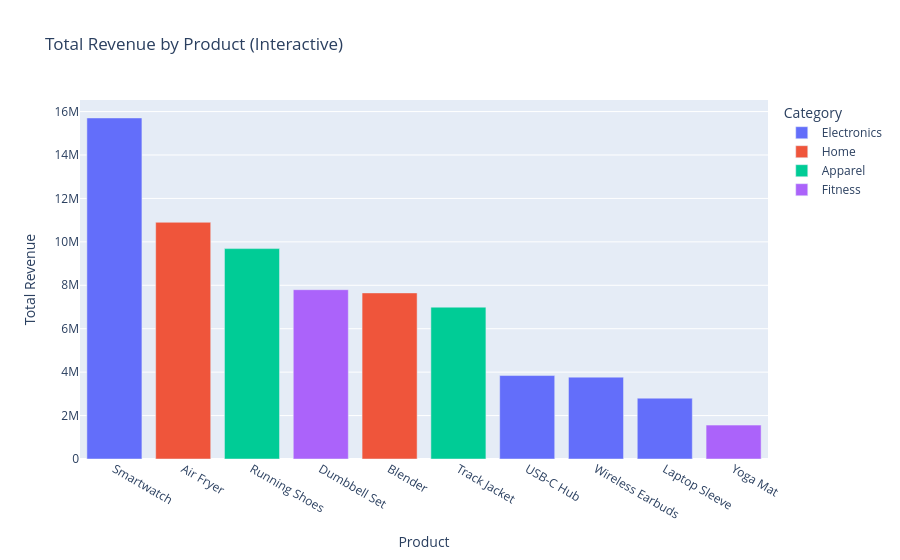

The cell this chart's notebook holds for it:
### Code cell
# --- 1b. INTERACTIVE chart ---
import plotly.express as px

# TODO 1: Group by product and calculate total revenue
# Also keep the category for hover information
revenue_by_product_cat = sales_df.groupby("product").agg(
    revenue=("revenue", "sum"),
    category=("category", "first")
).reset_index()

# TODO 2: Sort by revenue in descending order
revenue_by_product_cat = revenue_by_product_cat.sort_values(
    "revenue", ascending=False
)

# TODO 3: Create interactive bar chart
fig = px.bar(
    revenue_by_product_cat,
    x="product",
    y="revenue",
    color="category",
    hover_data=["revenue", "category"],
    title="Total Revenue by Product (Interactive)",
    labels={
        "product": "Product",
        "revenue": "Total Revenue",
        "category": "Category"
    },
    category_orders={
        "product": revenue_by_product_cat["product"].tolist()
    }
)

# Display chart
fig.show()

### Figure 1 — Plotly figure (JSON) as saved in the notebook; plotly's stock layout.template omitted (floating-point values rounded to 4 significant figures)
{"data": [{"customdata": [["Electronics"], ["Electronics"], ["Electronics"], ["Electronics"]], "hovertemplate": "Category=%{customdata[0]}<br>Product=%{x}<br>Total Revenue=%{y}<extra></extra>", "legendgroup": "Electronics", "marker": {"color": "#636efa", "pattern": {"shape": ""}}, "name": "Electronics", "orientation": "v", "showlegend": true, "textposition": "auto", "type": "bar", "x": ["Smartwatch", "USB-C Hub", "Wireless Earbuds", "Laptop Sleeve"], "xaxis": "x", "y": [15710000.0, 3842000.0, 3770000.0, 2801000.0], "yaxis": "y"}, {"customdata": [["Home"], ["Home"]], "hovertemplate": "Category=%{customdata[0]}<br>Product=%{x}<br>Total Revenue=%{y}<extra></extra>", "legendgroup": "Home", "marker": {"color": "#EF553B", "pattern": {"shape": ""}}, "name": "Home", "orientation": "v", "showlegend": true, "textposition": "auto", "type": "bar", "x": ["Air Fryer", "Blender"], "xaxis": "x", "y": [10900000.0, 7649000.0], "yaxis": "y"}, {"customdata": [["Apparel"], ["Apparel"]], "hovertemplate": "Category=%{customdata[0]}<br>Product=%{x}<br>Total Revenue=%{y}<extra></extra>", "legendgroup": "Apparel", "marker": {"color": "#00cc96", "pattern": {"shape": ""}}, "name": "Apparel", "orientation": "v", "showlegend": true, "textposition": "auto", "type": "bar", "x": ["Running Shoes", "Track Jacket"], "xaxis": "x", "y": [9689000.0, 6993000.0], "yaxis": "y"}, {"customdata": [["Fitness"], ["Fitness"]], "hovertemplate": "Category=%{customdata[0]}<br>Product=%{x}<br>Total Revenue=%{y}<extra></extra>", "legendgroup": "Fitness", "marker": {"color": "#ab63fa", "pattern": {"shape": ""}}, "name": "Fitness", "orientation": "v", "showlegend": true, "textposition": "auto", "type": "bar", "x": ["Dumbbell Set", "Yoga Mat"], "xaxis": "x", "y": [7797000.0, 1560000.0], "yaxis": "y"}], "layout": {"barmode": "relative", "legend": {"title": {"text": "Category"}, "tracegroupgap": 0}, "title": {"text": "Total Revenue by Product (Interactive)"}, "xaxis": {"anchor": "y", "categoryarray": ["Smartwatch", "Air Fryer", "Running Shoes", "Dumbbell Set", "Blender", "Track Jacket", "USB-C Hub", "Wireless Earbuds", "Laptop Sleeve", "Yoga Mat"], "categoryorder": "array", "domain": [0, 1], "title": {"text": "Product"}}, "yaxis": {"anchor": "x", "domain": [0, 1], "title": {"text": "Total Revenue"}}}}
